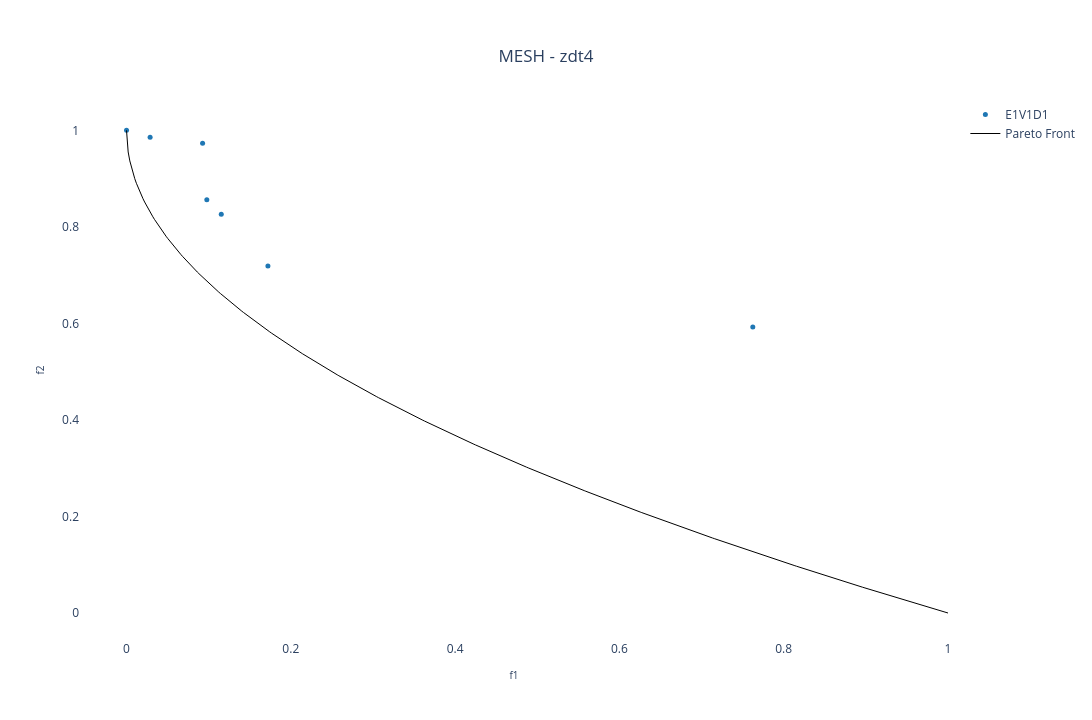

Notebook code cell kept with this figure:
### Markdown cell above
## Benchmark 2D:

### Code cell
pareto_front = []
position_dim = 10 # Number of variables
n_pareto_points = 500 # Number of Pareto points to be generated

experiment_name = "zdt4"

# Choosing the files
choose_global_best_attribution_type = [0] # [0, 1, 2, 3]
choose_dm_pool_type = [0] # [0, 1, 2]
choose_de_mutation_type = [0] # [0, 1, 2, 3, 4]

# Name of chosen files
file_names = [
        f"E{i+1}V{j+1}D{k+1}_{experiment_name}.pkl"
        for i in choose_global_best_attribution_type
        for j in choose_dm_pool_type
        for k in choose_de_mutation_type
    ]
num_dataset = len(file_names) # Number of dataset

solid_colors = [mcolors.to_hex(cm.tab10(i)) for i in range(num_dataset + 1)] # List with solid colors

colorscales = pc.named_colorscales() # List of color scales
num_scales = len(colorscales)

for i in range(num_dataset):
  with open("../result/" + file_names[i], "rb") as f:
    r = pickle.load(f)
    pareto_front.append(
      go.Scatter(x=r['combined'][1][:,0],
                   y=r['combined'][1][:,1],
                   mode='markers', marker=dict(size=5, color=solid_colors[i]), #r['combined'][1][:,1], colorscale=colorscales[(i+1) % num_scales]),
                   name=file_names[i][:6],
                   showlegend=True)
    )

# Creating a subplot
fig = go.Figure()

for i in range(num_dataset):
    fig.add_trace(pareto_front[i])

# Setting layout
fig.update_layout(
    showlegend=True,
    xaxis=dict(title=dict(text='f1', font=dict(size=10))),
    yaxis=dict(title=dict(text='f2', font=dict(size=10))),
    title=dict(
        text='MESH - ' + experiment_name,
        x=0.5,  # Centering the title
        xanchor='center',
        yanchor='top'
    ),
    #margin=dict(l=0, r=0, b=0, t=0), # Rearrange the margin
    width=1520,   # Figure width (pixels)
    height=720,  # Figure height (pixels)
    paper_bgcolor="white",
    plot_bgcolor='white'
)

# Plotting the Pareto front
real_pareto_front = get_pareto(experiment_name, n_pareto_points, position_dim, 2)
fig.add_trace(
	go.Scatter(x=real_pareto_front[:,0],
		y=real_pareto_front[:,1],
		mode='lines', line=dict(width=1, color='black'),
		name='Pareto Front',
		showlegend=(i==0)
		)
	)

# Showing the figure
fig.show()

### Figure 1 — Plotly figure (JSON) as saved in the notebook; plotly's stock layout.template omitted (floating-point values rounded to 4 significant figures; data arrays with more than 128 entries replaced by an {"elided": "..."} marker saying what was removed)
{"data": [{"marker": {"color": "#1f77b4", "size": 5}, "mode": "markers", "name": "E1V1D1", "showlegend": true, "type": "scatter", "x": [0, 0.02872, 0.0926, 0.09775, 0.1153, 0.1721, 0.7624], "y": [1.0, 0.9856, 0.9732, 0.8563, 0.8264, 0.7187, 0.5927]}, {"line": {"color": "black", "width": 1}, "mode": "lines", "name": "Pareto Front", "showlegend": true, "type": "scatter", "x": {"elided": "500 float values"}, "y": {"elided": "500 float values"}}], "layout": {"height": 720, "paper_bgcolor": "white", "plot_bgcolor": "white", "showlegend": true, "title": {"text": "MESH - zdt4", "x": 0.5, "xanchor": "center", "yanchor": "top"}, "width": 1520, "xaxis": {"title": {"font": {"size": 10}, "text": "f1"}}, "yaxis": {"title": {"font": {"size": 10}, "text": "f2"}}}}
